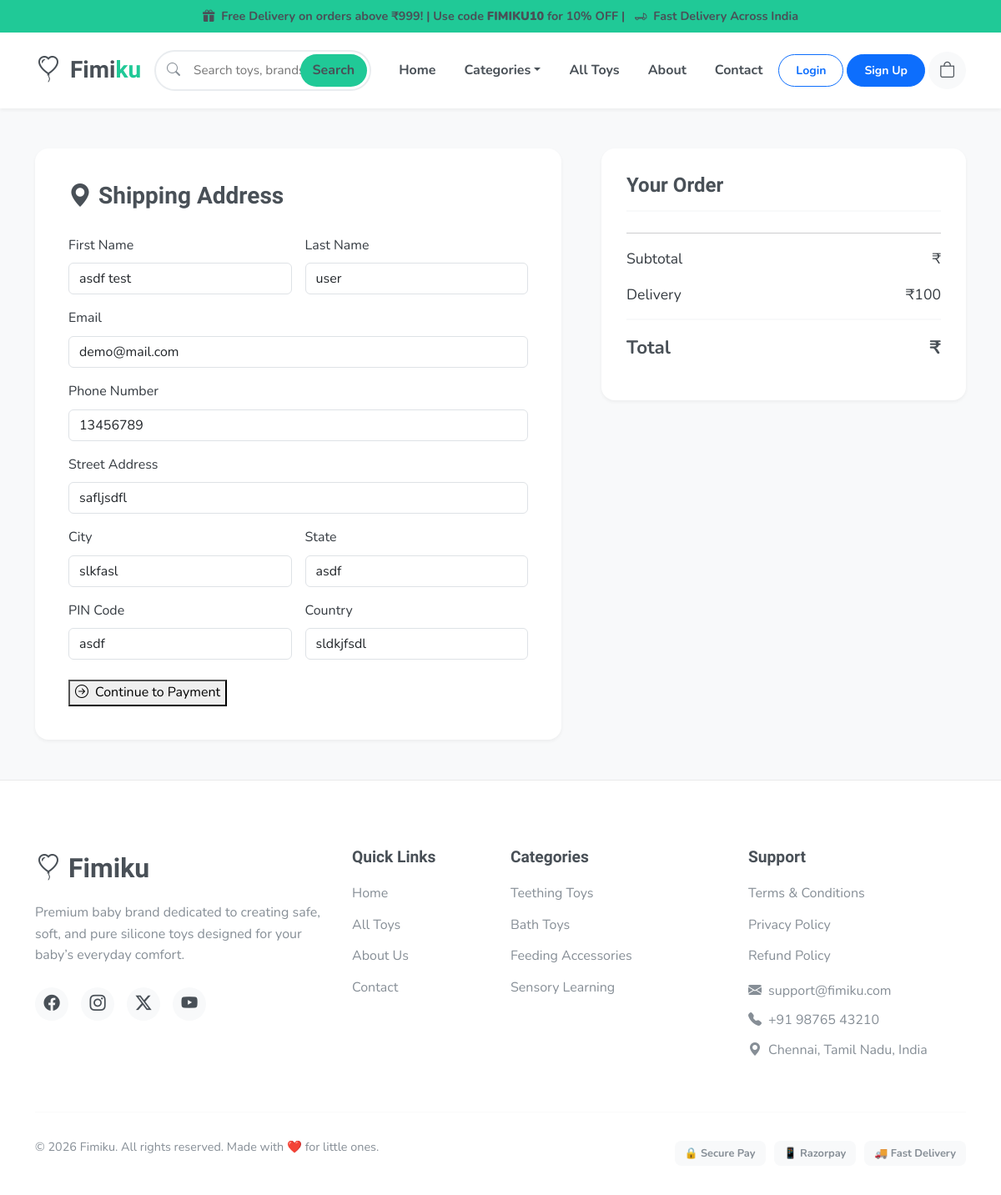
Screenshot of /payment/update_address/e3502f7113e14e259e6d20f9912c3d20/e3502f7113e14e259e6d20f9912c3d20/ with the database file from the repository.
### payment/models.py (models this page shows, shortened)
class ShippingAddress(models.Model):
    id         = models.UUIDField(primary_key=True, default=uuid.uuid4, editable=False)
    first_name = models.CharField(max_length=255)
    last_name  = models.CharField(max_length=255)
    address    = models.CharField(max_length=500)
    city       = models.CharField(max_length=255)
    state      = models.CharField(max_length=255)
    pin_code   = models.CharField(max_length=10)
    country    = models.CharField(max_length=255, default="India")
    phone_no   = models.CharField(max_length=15)
    email      = models.CharField(max_length=255)

### payment/views.py (the view)
# urls.py: path("update_address/<order_pk>/<pk>/", update_address, name="update_address"),
def update_address(request, order_pk, pk):
    address = get_object_or_404(ShippingAddress, pk=pk)
    form    = ShippingAddressForm(instance=address)
    if request.method == "POST":
        form = ShippingAddressForm(request.POST, instance=address)
        if form.is_valid():
            form.save()
            return redirect("billing_info", pk=order_pk)
    return render(request, "checkout.html", {"form": form})

### cart/context_processor.py (called while the page is built)
def cart(request):
    return {"cart":Cart(request)}

### templates/checkout.html (shortened to what this page needs)
{% extends "base.html" %}
{% load crispy_forms_tags %}
{% block content %}
<div class="container py-5">
  <div class="row g-5">
    <div class="col-lg-7">
      <div class="checkout-card">
        <h3 class="checkout-title"><i class="bi bi-geo-alt-fill me-2"></i>Shipping Address</h3>
        <form method="POST">
          <div class="row g-3">
            <div class="col-md-6">
              <label class="form-label">First Name</label>
              {{ form.first_name }}
            </div>
            <div class="col-md-6">
              <label class="form-label">Last Name</label>
              {{ form.last_name }}
            </div>
            <div class="col-12">
              <label class="form-label">Email</label>
              {{ form.email }}
            </div>
            <div class="col-12">
              <label class="form-label">Phone Number</label>
              {{ form.phone_no }}
            </div>
            <div class="col-12">
              <label class="form-label">Street Address</label>
              {{ form.address }}
            </div>
            <div class="col-md-6">
              <label class="form-label">City</label>
              {{ form.city }}
            </div>
            <div class="col-md-6">
              <label class="form-label">State</label>
              {{ form.state }}
            </div>
            <div class="col-md-6">
              <label class="form-label">PIN Code</label>
              {{ form.pin_code }}
            </div>
            <div class="col-md-6">
              <label class="form-label">Country</label>
              {{ form.country }}
            </div>
          </div>
          <button type="submit" class="btn-checkout-submit mt-4">
            <i class="bi bi-arrow-right-circle me-2"></i>Continue to Payment
          </button>
        </form>
      </div>
    </div>
    <div class="col-lg-5">
      <div class="checkout-summary">
        <h5 class="summary-title">Your Order</h5>
        <hr/>
        <div class="summary-row"><span>Subtotal</span><span>₹{{ total }}</span></div>
        <div class="summary-row"><span>Delivery</span><span>₹100</span></div>
        <div class="summary-row total-row"><strong>Total</strong><strong>₹{{ total|add:100 }}</strong></div>
      </div>
    </div>
  </div>
</div>
{% endblock %}

### static/css/style.css (style rules this page uses)
:root { --primary-color: #20c997; --secondary-color: #495057; --accent-color: #f783ac; --accent-light: #eebefa; --bg-color: #f8f9fa; --text-dark: #343a40; --text-muted: #868e96; --white: #FFFFFF; --danger: #ef233c; --success: #2b9348; --font-body: 'Nunito', sans-serif; --font-heading: 'Baloo 2', cursive; --shadow-sm: 0 2px 4px rgba(0,0,0,0.05); --shadow-md: 0 4px 12px rgba(0,0,0,0.08); --shadow-lg: 0 10px 25px rgba(0,0,0,0.1); --shadow-hover: 0 15px 35px rgba(255, 183, 3, 0.2); --radius-sm: 8px; --radius-md: 16px; --radius-lg: 24px; --radius-pill: 50px; }
body { font-family: var(--font-body); color: var(--text-dark); background-color: var(--bg-color); line-height: 1.6; -webkit-font-smoothing: antialiased; }
h1, h2, h3, h4, h5, h6 { font-family: var(--font-heading); font-weight: 700; color: var(--secondary-color); }
.cart-summary, .checkout-summary, .billing-card { background-color: var(--white); padding: 30px; border-radius: var(--radius-md); box-shadow: var(--shadow-sm); position: sticky; top: 100px; }
.summary-title { font-size: 1.5rem; margin-bottom: 25px; border-bottom: 2px solid var(--bg-color); padding-bottom: 15px; }
.summary-row { display: flex; justify-content: space-between; margin-bottom: 15px; font-size: 1.1rem; }
.total-row { border-top: 2px solid var(--bg-color); padding-top: 15px; font-size: 1.4rem; color: var(--secondary-color); }
.checkout-card { background-color: var(--white); padding: 40px; border-radius: var(--radius-md); box-shadow: var(--shadow-sm); }
.checkout-title { margin-bottom: 30px; color: var(--secondary-color); }
html, body { overflow-x: hidden !important; width: 100% !important; position: relative; }

### rows the page displays
ShippingAddress: first_name "asdf test", last_name "user", email "demo@mail.com", phone_no "13456789", address "safljsdfl", city "slkfasl", state "asdf", pin_code "asdf", country "sldkjfsdl"
